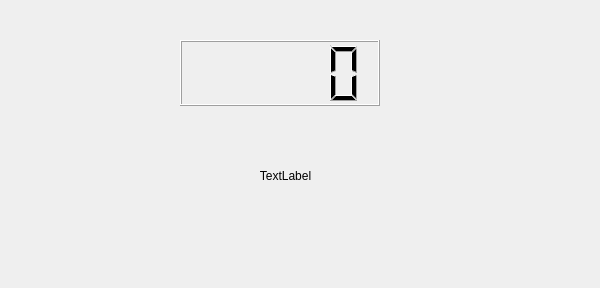
<?xml version="1.0" encoding="UTF-8"?>
<ui version="4.0">
 <class>MainWindow2</class>
 <widget class="QMainWindow" name="MainWindow2">
  <property name="geometry">
   <rect>
    <x>0</x>
    <y>0</y>
    <width>600</width>
    <height>288</height>
   </rect>
  </property>
  <property name="windowTitle">
   <string>MainWindow</string>
  </property>
  <widget class="QWidget" name="centralwidget">
   <widget class="QLCDNumber" name="timer">
    <property name="geometry">
     <rect>
      <x>180</x>
      <y>40</y>
      <width>200</width>
      <height>66</height>
     </rect>
    </property>
   </widget>
   <widget class="QLabel" name="radiusBlueLabel">
    <property name="geometry">
     <rect>
      <x>140</x>
      <y>140</y>
      <width>291</width>
      <height>71</height>
     </rect>
    </property>
    <property name="text">
     <string>TextLabel</string>
    </property>
    <property name="alignment">
     <set>Qt::AlignCenter</set>
    </property>
   </widget>
  </widget>
 </widget>
 <resources/>
 <connections/>
</ui>
